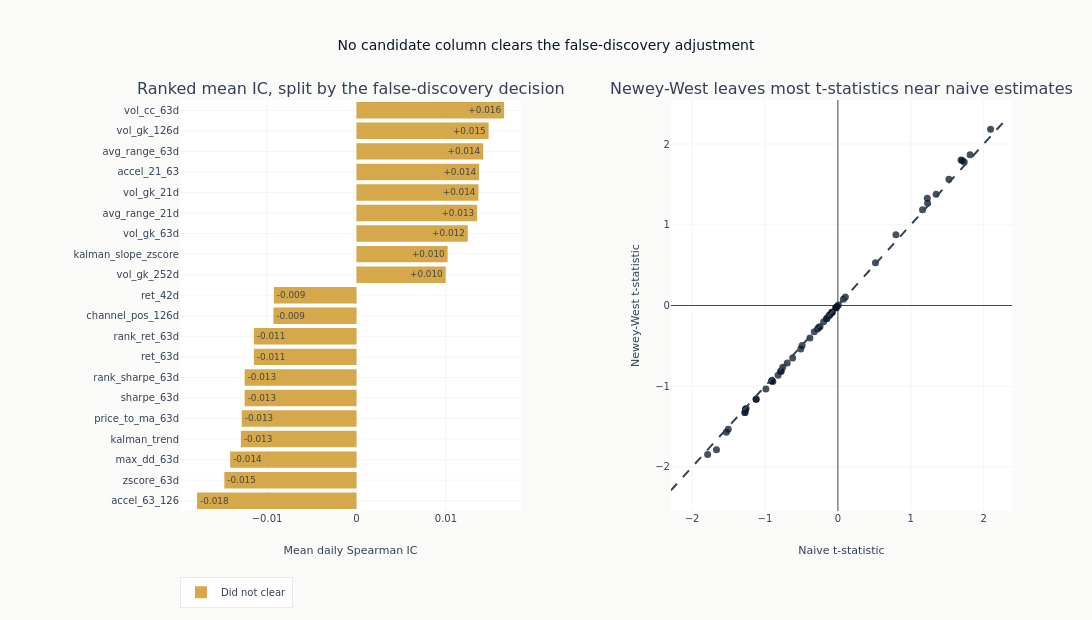

Notebook source saved alongside this figure:
### Markdown cell above
The companion panel compares naive and Newey-West inference. Points near the
diagonal have little serial-correlation adjustment; departures show where it
matters for the significance screen.

### Code cell
fig.add_trace(
    go.Scatter(
        x=eval_summary["naive_t"],
        y=eval_summary["hac_t"],
        mode="markers",
        marker={"color": COLORS["blue"], "size": 7, "opacity": 0.75},
        text=eval_summary["feature"],
        showlegend=False,
    ),
    row=1,
    col=2,
)
finite_t = [
    abs(float(value))
    for column in ("naive_t", "hac_t")
    for value in eval_summary[column]
    if np.isfinite(value)
]
if finite_t:
    t_limit = max(finite_t) * 1.05
    fig.add_trace(
        go.Scatter(
            x=[-t_limit, t_limit],
            y=[-t_limit, t_limit],
            mode="lines",
            line={"color": COLORS["neutral"], "dash": "dash"},
            showlegend=False,
        ),
        row=1,
        col=2,
    )
fig.update_layout(
    title="No candidate column clears the false-discovery adjustment",
    height=620,
    width=1100,
    margin={"l": 180},
    barmode="relative",
    legend={"orientation": "h", "y": -0.16},
)
fig.update_xaxes(title_text="Mean daily Spearman IC", row=1, col=1)
fig.update_xaxes(title_text="Naive t-statistic", row=1, col=2)
fig.update_yaxes(title_text="Newey-West t-statistic", row=1, col=2)
show_plotly_with_alt(
    fig,
    "Two panels. On the left, horizontal bars of mean rank correlation for the candidate "
    "columns, ranked from the most positive at the top through zero to the most negative "
    "at the bottom, each labelled with its value and all drawn in the single colour the "
    "legend gives to columns that did not clear the false-discovery adjustment. On the "
    "right, the Newey-West t-statistic against the naive one, with the points lying "
    "along the diagonal, so correcting for overlap moves the t-statistics very little.",
)

### Figure 1 — Plotly figure (JSON) as saved in the notebook; plotly's stock layout.template omitted (floating-point values rounded to 4 significant figures)
{"data": [{"marker": {"color": "#0a1628"}, "name": "Cleared BH-FDR", "orientation": "h", "text": [], "textposition": "inside", "type": "bar", "x": [], "xaxis": "x", "y": [], "yaxis": "y"}, {"marker": {"color": "#D4A84B"}, "name": "Did not clear", "orientation": "h", "text": ["-0.018", "-0.015", "-0.014", "-0.013", "-0.013", "-0.013", "-0.013", "-0.011", "-0.011", "-0.009", "-0.009", "+0.010", "+0.010", "+0.012", "+0.013", "+0.014", "+0.014", "+0.014", "+0.015", "+0.016"], "textposition": "inside", "type": "bar", "x": [-0.01783, -0.01478, -0.01413, -0.01293, -0.01283, -0.01251, -0.01251, -0.01148, -0.01148, -0.009294, -0.009245, 0.009974, 0.01019, 0.01244, 0.01349, 0.01364, 0.01371, 0.01417, 0.01477, 0.0165], "xaxis": "x", "y": ["accel_63_126", "zscore_63d", "max_dd_63d", "kalman_trend", "price_to_ma_63d", "sharpe_63d", "rank_sharpe_63d", "ret_63d", "rank_ret_63d", "channel_pos_126d", "ret_42d", "vol_gk_252d", "kalman_slope_zscore", "vol_gk_63d", "avg_range_21d", "vol_gk_21d", "accel_21_63", "avg_range_63d", "vol_gk_126d", "vol_cc_63d"], "yaxis": "y"}, {"marker": {"color": "#0a1628", "opacity": 0.75, "size": 7}, "mode": "markers", "showlegend": false, "text": ["accel_63_126", "vol_cc_63d", "zscore_63d", "vol_gk_126d", "avg_range_63d", "max_dd_63d", "accel_21_63", "vol_gk_21d", "avg_range_21d", "kalman_trend", "price_to_ma_63d", "sharpe_63d", "rank_sharpe_63d", "vol_gk_63d", "ret_63d", "rank_ret_63d", "kalman_slope_zscore", "vol_gk_252d", "channel_pos_126d", "ret_42d", "vol_cc_21d", "ret_5d", "sharpe_42d", "kalman_smoothness", "sharpe_5d", "rsi_14d", "usd_corr_21d", "rsi_63d", "channel_pos_63d", "sharpe_10d", "mom_skip_recent", "ret_10d", "vol_ratio_63_252", "kalman_slope", "price_to_ma_252d", "kalman_innovation", "arima_residual_zscore", "zscore_21d", "vol_ratio_21_63", "arima_residual", "price_to_ma_21d", "channel_pos_21d", "zscore_126d", "sharpe_126d", "sharpe_252d", "ret_21d", "rank_ret_21d", "ret_252d", "arima_forecast", "usd_corr_63d", "sharpe_21d", "rank_sharpe_21d", "bollinger_pctb_21d", "ret_126d"], "type": "scatter", "x": [-1.786, 2.094, -1.53, 1.813, 1.733, -1.503, 1.348, 1.706, 1.689, -1.268, -1.259, -1.275, -1.275, 1.523, -1.121, -1.121, 1.161, 1.231, -0.9876, -0.9084, 1.226, -0.8922, -0.9047, -1.665, -0.8207, -0.785, -0.6948, -0.7764, -0.7566, -0.6205, 0.5153, -0.5095, 0.7963, -0.4907, -0.3836, -0.279, -0.2621, -0.2451, -0.3239, -0.1955, -0.1554, -0.15, -0.1204, -0.1089, -0.08648, -0.07875, -0.07875, 0.07493, 0.1026, -0.02554, -0.02696, -0.02696, -0.0116, 0.006722], "xaxis": "x2", "y": [-1.846, 2.182, -1.571, 1.868, 1.778, -1.533, 1.379, 1.796, 1.804, -1.285, -1.276, -1.325, -1.325, 1.563, -1.162, -1.162, 1.187, 1.267, -1.034, -0.935, 1.327, -0.9409, -0.9275, -1.785, -0.8625, -0.8146, -0.7115, -0.8151, -0.7655, -0.6511, 0.5308, -0.5377, 0.8753, -0.4969, -0.4036, -0.2895, -0.2704, -0.2642, -0.3242, -0.2024, -0.1635, -0.1577, -0.1235, -0.1143, -0.0883, -0.08441, -0.08441, 0.07628, 0.1057, -0.02653, -0.02872, -0.02872, -0.01232, 0.007132], "yaxis": "y2"}, {"line": {"color": "#334155", "dash": "dash"}, "mode": "lines", "showlegend": false, "type": "scatter", "x": [-2.291, 2.291], "xaxis": "x2", "y": [-2.291, 2.291], "yaxis": "y2"}], "layout": {"annotations": [{"font": {"size": 16}, "showarrow": false, "text": "Ranked mean IC, split by the false-discovery decision", "x": 0.205, "xanchor": "center", "xref": "paper", "y": 1.0, "yanchor": "bottom", "yref": "paper"}, {"font": {"size": 16}, "showarrow": false, "text": "Newey-West leaves most t-statistics near naive estimates", "x": 0.795, "xanchor": "center", "xref": "paper", "y": 1.0, "yanchor": "bottom", "yref": "paper"}], "barmode": "relative", "height": 620, "legend": {"orientation": "h", "y": -0.16}, "margin": {"l": 180}, "title": {"text": "No candidate column clears the false-discovery adjustment"}, "width": 1100, "xaxis": {"anchor": "y", "domain": [0.0, 0.41], "title": {"text": "Mean daily Spearman IC"}}, "xaxis2": {"anchor": "y2", "domain": [0.59, 1.0], "title": {"text": "Naive t-statistic"}}, "yaxis": {"anchor": "x", "domain": [0.0, 1.0]}, "yaxis2": {"anchor": "x2", "domain": [0.0, 1.0], "title": {"text": "Newey-West t-statistic"}}}}
